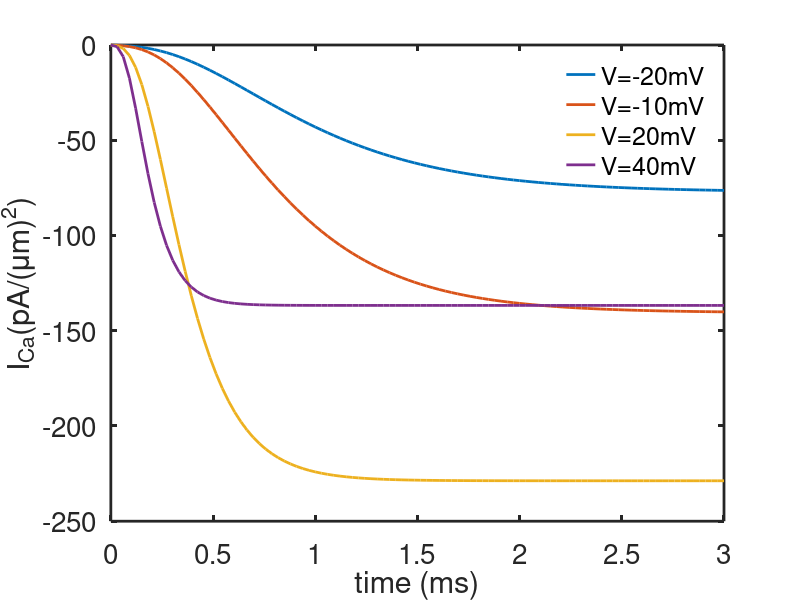

This chart was generated by the following MATLAB code: (Note: this script raises an error after producing the figure.)
 set(0,                           ...
   'defaultaxesfontsize', 20,   ...
   'defaultaxeslinewidth', 2.0, ...
   'defaultlinelinewidth', 2.0);

 k10=2; k20=1; z1=1; s0=100; PCa=0.00001; F=96490; R=8.315; T=300;
	ci=0; ce=40; n=5;
	Vss=-0.07;
	k1=k10*exp(F*z1*Vss/(R*T));
	ohss=s0*k1/(k1+k20);
	
	x = linspace(0,3,100);

	V=-0.02;
	phi=2*F*V/(R*T);
	k1=k10*exp(F*z1*V/(R*T));
	jj=PCa*2*F*phi*(ci-ce*exp(-phi))/(1-exp(-phi));
	oh_1=k1*(s0/(k1+k20))*(1-exp(-(k1+k20)*x))+ohss*exp(-(k1+k20)*x);
	ICa_1=jj*(s0/n)*((oh_1/s0).^n);

	V=-0.01;
	phi=2*F*V/(R*T);
	k1=k10*exp(F*z1*V/(R*T));
	jj=PCa*2*F*phi*(ci-ce*exp(-phi))/(1-exp(-phi));
	oh_2=k1*(s0/(k1+k20))*(1-exp(-(k1+k20)*x))+ohss*exp(-(k1+k20)*x);
	ICa_2=jj*(s0/n)*((oh_2/s0).^n);

	V=0.02;
	phi=2*F*V/(R*T);
	k1=k10*exp(F*z1*V/(R*T));
	jj=PCa*2*F*phi*(ci-ce*exp(-phi))/(1-exp(-phi));
	oh_4=k1*(s0/(k1+k20))*(1-exp(-(k1+k20)*x))+ohss*exp(-(k1+k20)*x);
	ICa_4=jj*(s0/n)*((oh_4/s0).^n);

	V=0.04;
	phi=2*F*V/(R*T);
	k1=k10*exp(F*z1*V/(R*T));
	jj=PCa*2*F*phi*(ci-ce*exp(-phi))/(1-exp(-phi));
	oh_5=k1*(s0/(k1+k20))*(1-exp(-(k1+k20)*x))+ohss*exp(-(k1+k20)*x);
	ICa_5=jj*(s0/n)*((oh_5/s0).^n);


    figure(1)
    plot(x,ICa_1,x,ICa_2,x,ICa_4,x,ICa_5,'LineWidth',2)
    xlabel('time (ms)')
    ylabel('I_{Ca}(pA/(\mum)^2)')
    legend('boxoff')
    legend('V=-20mV','V=-10mV','V=20mV','V=40mV')


    x = linspace(-70,70,100);
 	
 	phi_x=2*F*(x/1000)/(R*T);
 	Jss=PCa*2*F*phi_x.*(ci-ce*exp(-phi_x))./(1-exp(-phi_x));
 	Oss=k10*exp(F*z1*(x/1000)/(R*T)).*(1./(k10*exp(F*z1*(x/1000)/(R*T))+k20));
 	ICass=Jss.*(s0/n).*((Oss).^n);

    figure(2)
    yyaxis left
    plot(x,ICass,x,Jss,'LineWidth',2)
    ylabel('I_{Ca}')
    axis([-70 70 -500 0])
    yyaxis right
    plot(x,Oss,'LineWidth',2)
    xlabel('V (mV)')
   % ylabel('\hat{o}')
   legend('boxoff')
   legend('I_{Ca}','j','\delta','Location','northwest','fontsize',16)
    ylim([0,1])
     
    
